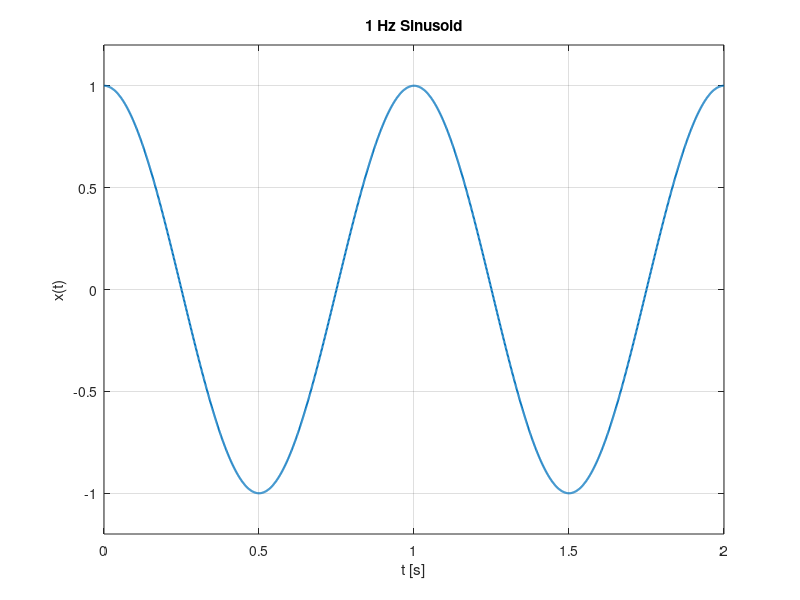

The MATLAB script that drew this image:
t = 0:0.001:2;
A = 1;
f = 1;
phi = 0;
x = A*cos(2*pi*f*t + phi);

plot(t,x,'LineWidth',1.5)
grid on
xlabel('t [s]')
ylabel('x(t)')
title('1 Hz Sinusoid')
ylim([-1.2 1.2])
